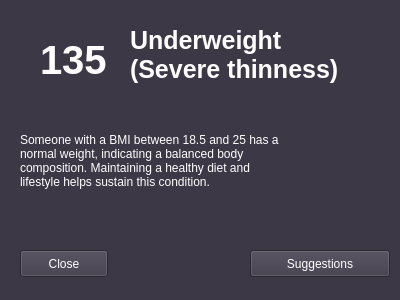
<?xml version="1.0" encoding="UTF-8"?>
<ui version="4.0">
 <class>Form</class>
 <widget class="QWidget" name="Form">
  <property name="geometry">
   <rect>
    <x>0</x>
    <y>0</y>
    <width>400</width>
    <height>300</height>
   </rect>
  </property>
  <property name="windowTitle">
   <string>Form</string>
  </property>
  <property name="styleSheet">
   <string notr="true">background:rgb(61, 56, 70)</string>
  </property>
  <widget class="QLabel" name="BmiNumber">
   <property name="geometry">
    <rect>
     <x>40</x>
     <y>30</y>
     <width>80</width>
     <height>60</height>
    </rect>
   </property>
   <property name="styleSheet">
    <string notr="true">color:white;font-weight:bold;font-size:40px</string>
   </property>
   <property name="text">
    <string>135</string>
   </property>
  </widget>
  <widget class="QLabel" name="BmiStatus">
   <property name="geometry">
    <rect>
     <x>130</x>
     <y>20</y>
     <width>230</width>
     <height>70</height>
    </rect>
   </property>
   <property name="styleSheet">
    <string notr="true">color:white;font-weight:bold; font-size:25px</string>
   </property>
   <property name="text">
    <string>Underweight 
(Severe thinness)	</string>
   </property>
  </widget>
  <widget class="QPushButton" name="closeBtn">
   <property name="geometry">
    <rect>
     <x>20</x>
     <y>250</y>
     <width>88</width>
     <height>27</height>
    </rect>
   </property>
   <property name="cursor">
    <cursorShape>PointingHandCursor</cursorShape>
   </property>
   <property name="styleSheet">
    <string notr="true">color:white;</string>
   </property>
   <property name="text">
    <string>Close</string>
   </property>
  </widget>
  <widget class="QPushButton" name="SuggestionsBtn">
   <property name="geometry">
    <rect>
     <x>250</x>
     <y>250</y>
     <width>140</width>
     <height>27</height>
    </rect>
   </property>
   <property name="cursor">
    <cursorShape>PointingHandCursor</cursorShape>
   </property>
   <property name="styleSheet">
    <string notr="true">color:white;</string>
   </property>
   <property name="text">
    <string>Suggestions</string>
   </property>
  </widget>
  <widget class="QLabel" name="label">
   <property name="geometry">
    <rect>
     <x>20</x>
     <y>100</y>
     <width>361</width>
     <height>121</height>
    </rect>
   </property>
   <property name="styleSheet">
    <string notr="true">color:white;</string>
   </property>
   <property name="text">
    <string>Someone with a BMI between 18.5 and 25 has a
normal weight, indicating a balanced body
composition. Maintaining a healthy diet and
lifestyle helps sustain this condition.</string>
   </property>
  </widget>
 </widget>
 <resources/>
 <connections/>
</ui>
